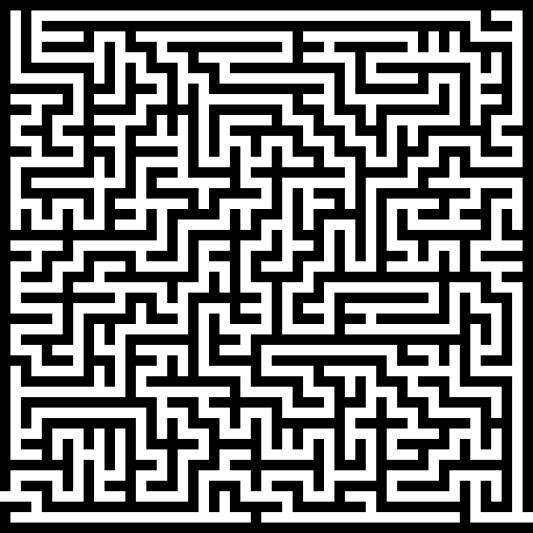
%> input picture maze.png, 533 x 533 px
$ octave MazeSolution.m   (GNU Octave 9; MATLAB toolbox functions it lacks are replaced by stand-ins)
%> lines starting %> are read from the running program, lines starting %| are printed output that depends on the picture; in (x1, y1, x2, y2) boxes, pixels count from 0 and x2, y2 are one past the last pixel; in counts of white or black regions, pixels touching at a corner belong together; the program's own positions count from 1
### im2graph.m
function graph = im2graph(im, varargin)
%% 参数检查
% 防止输入的参数不符合系统要求
if ( nargin == 2 ) %判断输入变量的个数
    conn = varargin{1};%如果输入两个变量，则
elseif ( nargin == 1 )
    conn = 4; %如果输入一个变量
end

if ( conn ~= 4 && conn ~= 8 )
    error('2nd argument is the type of neighborhood connection. Must be either 4 or 8');
end
%%

%% 维度
[M, N] = size(im);%用M,N分别储存im的行数、列数
MxN = M*N;%计算矩阵元素的数量

%% 计算距离矩阵
% reshape:重构数组,使用大小向量 MxN 重构 im
CostVec = reshape(im, MxN, 1);%将矩阵转换为MxN行的列矩阵（将每一列接到上一列的末尾），即每个元素单起一行
if ( conn == 4 )
    %%%%%%%%%%%%
    % *  -1  * %
    %-M   *  M %
    % *   1  * %
    %%%%%%%%%%%%

    % repmat:重复数组副本;返回一个数组，该数组在其行维度和列维度包含 CostVec 的(1,4)个副本。
    % spdiags:提取非零对角线并创建稀疏带状对角矩阵, 通过获取repmat(CostVec,1,4) 的列并沿[-M -1 1 M]指定的对角线放置它们，来创建一个MxN, MxN 稀疏矩阵 S。
    graph = spdiags(repmat(CostVec,1,4), [-M -1 1 M], MxN, MxN);%用repmat函数生成1×4的块矩阵(将列矩阵扩充3列),用spdiags函数创建稀疏矩阵
elseif( conn == 8 )
    %%%%%%%%%%%%%%%
    %-M-1 -1  M-1 %
    %-M    *  M   %
    %-M+1  1  M+1 %
    %%%%%%%%%%%%%%%

    graph = spdiags(repmat(CostVec,1,8), [-M-1, -M, -M+1, -1, 1, M-1, M, M+1], MxN, MxN);%将列矩阵扩充7列
    % sub2ind:将下标转换为线性索引;
    %         针对大小为[MxN, MxN]的多维数组返回由2个数组(2:N-1)*M+1  (2:N-1)*M - M)指定的多维下标的对应线性索引 inf。
    graph(sub2ind([MxN, MxN], (2:N-1)*M+1,(2:N-1)*M - M))   = inf;%top->bottom westwards(-M-1)
    graph(sub2ind([MxN, MxN], (1:N)*M,    (1:N)*M - M + 1)) = inf;%bottom->top westwards(-M+1)

    graph(sub2ind([MxN, MxN], (0:N-1)*M+1,(0:N-1)*M + M))     = inf;%top->bottom eastwards(M-1)
    graph(sub2ind([MxN, MxN], (1:N-2)*M,  (1:N-2)*M + M + 1)) = inf;%bottom->top eastwards(M+1)
end

graph(sub2ind([MxN, MxN], (1:N-1)*M+1, (1:N-1)*M))     = inf;%top->bottom
graph(sub2ind([MxN, MxN], (1:N-1)*M,   (1:N-1)*M + 1)) = inf;%bottom->top

### MazeSolution.m
close all; clear;
%% 输入起始和终止点坐标
StartPoint = [1, 497]; %起始点 入口
EndPoint   = [533,523];%终止点 出口
%% main

%显示原图像
I = imread('maze.png'); %读取图片数据
%> I is the input picture: size 533x533 uint8; min 0, max 255, mean 122.6
figure;%创建一个窗口
imshow(I) %显示灰度图像
title('Maze problem');
hold on;
plot(StartPoint(1), StartPoint(2), 'r.');%用红色的点代表起始点
plot(EndPoint(1), EndPoint(2), 'b.');%用黑色的点代表终止点
legend('Start point', 'End Point');%命名图片1
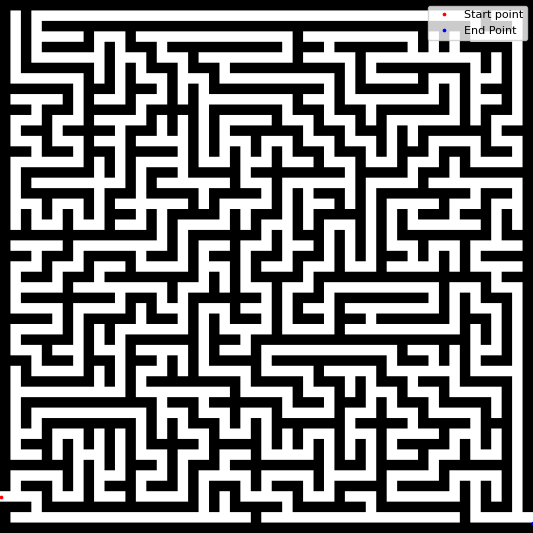
%> figure redrawn from the program's plot data; its title reads 'Maze problem'

walls = imdilate(I<128,ones(9));%I<128会使I中小于128的值变为1，大于128的值变为0，即生成黑色为1白色为0（黑白对调）的二值图。然后以每个点为中心生成9成9矩阵，将该点的值等同于矩阵内最大点的值，这样就可以使处理之后的黑色路径部分被压缩，从而使路径计算变得简单
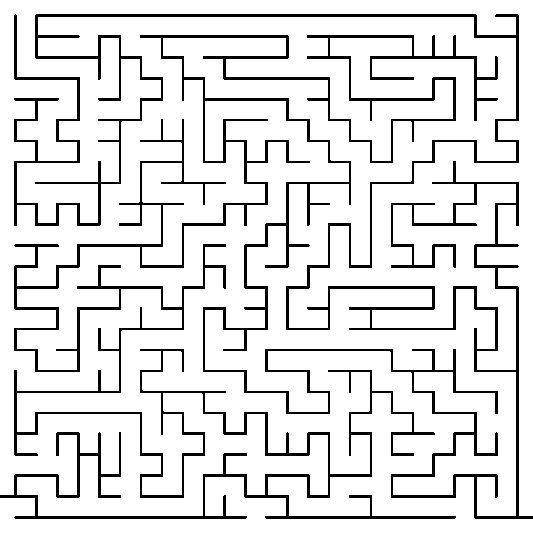
%> walls: size 533x533 logical; 88% white; 1 black region, box (x1, y1, x2, y2) and area: (0, 14, 533, 519) 33994
figure;
imshow(walls) %显示出来一个二值图像，黑色部分为路径
title('Thickened walls')%命名图片2

[M, N] = size(I);
%> M = 533; N = 533
%%
% sub2ind:将下标转换为线性索引
% 针对大小为 [M N]的矩阵返回由 StartPoint(2) 和 StartPoint(1) 指定的行列下标的对应线性索引 ind。
% 此处，[M N] 是包含两个元素的向量，其中 [M N](1) 指定行数，[M N](2) 指定列数。

StartNode = sub2ind([M N], StartPoint(2), StartPoint(1)); %在[M,N]中找到对应起始点的索引号
%> StartNode = 497
EndNode   = sub2ind([M N], EndPoint(2),   EndPoint(1)); %在[M,N]中找到对应终止点的索引号
%> EndNode = 284079

CMatrix = double(walls)*M*N+1;
% CMatrix的结果为533*533的double型矩阵
%% 计算距离矩阵
D = im2graph(CMatrix);%D存储距离矩阵
%% 寻找最短路径 :确定从源节点S到图中所有其他节点的最短路径G。dist包含从源节点到所有其他节点的距离。path包含到每个节点的最短路径。pred包含最短路径的前驱节点。
%> (the run ends here)
